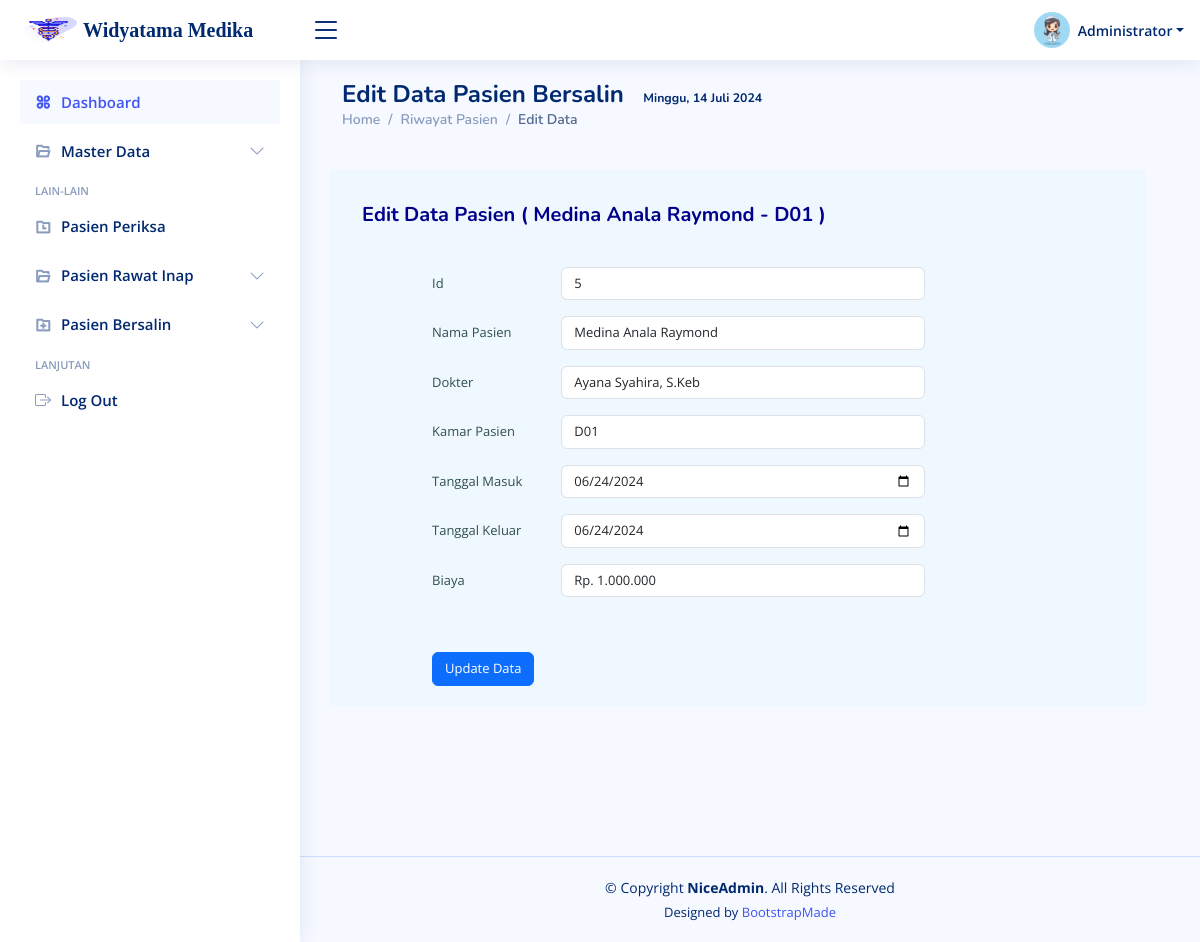
Page /admin/index.php?page=Ebersalin&id=5 (signed in) on the committed database.
### tables this page shows
CREATE TABLE `tb_bersalin` (
  `id` int(11) NOT NULL,
  `nama_pasien` varchar(125) NOT NULL,
  `dokter` varchar(125) NOT NULL,
  `kamar` varchar(10) NOT NULL,
  `tgl_masuk` date NOT NULL,
  `tgl_keluar` date NOT NULL,
  `biaya` varchar(20) NOT NULL
);

### admin/Ebersalin.php (the view, shortened to what this page needs)
<main id="main" class="main">
<div class="pagetitle">
      <h1 style="font-weight: bold;">Edit Data Pasien Bersalin &nbsp;
      <small><small><small><small><small>
        </small></small></small></small></small>
      </h1>
      <nav>
        <ol class="breadcrumb">
          <li class="breadcrumb-item"><a href="?page=dashboard">Home</a></li>
          <li class="breadcrumb-item"><a href="?page=riwayat_bersalin">Riwayat Pasien</a></li>
          <li class="breadcrumb-item active">Edit Data</li>
        </ol>
      </nav>
      <br>
      <?php
          $idbsn=$_GET['id'];
          $sqldatabersalin="SELECT * FROM tb_bersalin WHERE id='$idbsn'";
          require_once "../config/koneksi.php";
          $query=mysqli_query($koneksi,$sqldatabersalin);
          $data=mysqli_fetch_assoc($query);
      ?>
     <div class="row" id="idbsn<?= $data['id']; ?>" style="background-color:aliceblue; padding: 20px; width: 100%;">
     <h5 style="color:darkblue; font-weight:bold; margin-top:13px; margin-bottom:40px">Edit Data Pasien ( <?= $data['nama_pasien']; ?> - <?= $data['kamar']; ?> )</h5><br><br>
    <form action="Ubersalin.php" method="POST" style="margin-left:70px; font-size:13px;">
    <div class="row mb-3">
                  <label for="inputText" class="col-sm-2 col-form-label" style="color:darkslategray;">Id</label>
                  <div class="col-sm-6">
                    <input type="text" name="idbsn" id="idbsn" value="<?=$data['id']?>" placeholder="" class="form-control" style="font-size:13px;">
                  </div>
          </div>
      <div class="row mb-3">
                  <label for="inputText" class="col-sm-2 col-form-label" style="color:darkslategray;">Nama Pasien</label>
                  <div class="col-sm-6">
                    <input type="text" name="nmbsn" id="nmbsn" value="<?=$data['nama_pasien']?>" placeholder="" class="form-control" style="font-size:13px;">
                  </div>
          </div>
      <div class="row mb-3">
                  <label for="inputText" class="col-sm-2 col-form-label" style="color:darkslategray;">Dokter</label>
                  <div class="col-sm-6">
                    <input type="text" name="dr" id="dr" value="<?=$data['dokter']?>" placeholder="" class="form-control" style="font-size:13px;">
                  </div>
          </div>
          <div class="row mb-3">
                  <label for="inputText" class="col-sm-2 col-form-label" style="color:darkslategray;">Kamar Pasien</label>
                  <div class="col-sm-6">
                    <input type="text" name="kmbsn" id="kmbsn" value="<?=$data['kamar']?>" placeholder="" class="form-control" style="font-size:13px;">
                  </div>
          </div>
          <div class="row mb-3">
                  <label for="inputText" class="col-sm-2 col-form-label" style="color:darkslategray;">Tanggal Masuk</label>
                  <div class="col-sm-6">
                    <input type="date" name="tglm" id="tglm" value="<?=$data['tgl_masuk']?>" placeholder="" class="form-control" style="font-size:13px;">
                  </div>
          </div>
          <div class="row mb-3">
                  <label for="inputText" class="col-sm-2 col-form-label" style="color:darkslategray;">Tanggal Keluar</label>
                  <div class="col-sm-6">
                    <input type="date" name="tglk" id="tglk" value="<?=$data['tgl_keluar']?>" placeholder="" class="form-control" style="font-size:13px;">
                  </div>
          </div>
          <div class="row mb-3">
                  <label for="inputText" class="col-sm-2 col-form-label" style="color:darkslategray;">Biaya</label>
                  <div class="col-sm-6">
                    <input type="text" name="biaya" id="biaya" value="<?=$data['biaya']?>" placeholder="" class="form-control" style="font-size:13px;">
                  </div>
          </div><br><br>
          <div class="col-sm-10" style="float:left;">
                  <button type="submit" name="kirim" class="btn btn-primary" style="font-size:13px;">Update Data</button>
        </div>
      </form>
      </div>
 </div>
</main>

### assets/css/style.css (style rules this page uses)
:root { scroll-behavior: smooth; }
body { font-family: "Open Sans", sans-serif; background: #f6f9ff; color: #444444; }
a { color: #4154f1; text-decoration: none; }
h1, h2, h3, h4, h5, h6 { font-family: "Nunito", sans-serif; }
#main { margin-top: 60px; padding: 20px 30px; transition: all 0.3s; }
.pagetitle { margin-bottom: 10px; }
.pagetitle h1 { font-size: 24px; margin-bottom: 0; font-weight: 600; color: #012970; }
.breadcrumb { font-size: 14px; font-family: "Nunito", sans-serif; color: #899bbd; font-weight: 600; }
.breadcrumb a { color: #899bbd; transition: 0.3s; }
.breadcrumb .breadcrumb-item::before { color: #899bbd; }
.breadcrumb .active { color: #51678f; font-weight: 600; }
@media (min-width: 1200px) { #main, #footer { margin-left: 300px; } }

### rows in the picture
tb_bersalin: nama_pasien "Medina Anala Raymond", kamar "D01", idbsn "5", nmbsn "Medina Anala Raymond", dr "Ayana Syahira, S.Keb", kmbsn "D01", tglm "06/24/2024", tglk "06/24/2024", biaya "Rp. 1.000.000"
